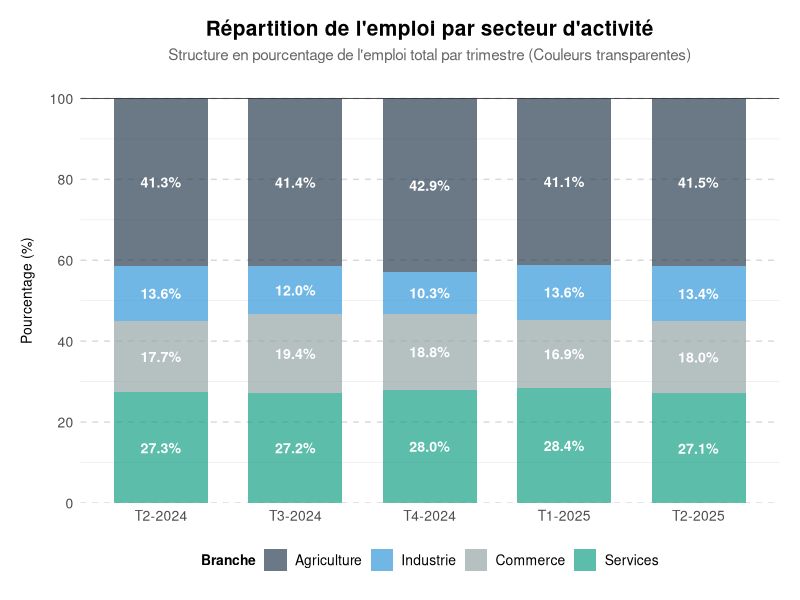

Source code (R):
# =======================================================================
# 📊 GRAPHIQUE FINAL : Répartition de l'emploi (Barres empilées 100% transparentes)
# =======================================================================

# --- 1. Librairies ---
library(ggplot2)
library(tidyr)
library(dplyr)
library(scales) # Nécessaire pour ajuster la transparence (scales::alpha)

# --- 2. Données ---
emploi_secteur <- data.frame(
  Periode = factor(
    c("T2-2024", "T3-2024", "T4-2024", "T1-2025", "T2-2025"),
    levels = c("T2-2024", "T3-2024", "T4-2024", "T1-2025", "T2-2025")
  ),
  Agriculture = c(41.34, 41.38, 42.9, 41.06, 41.49),
  Industrie   = c(13.59, 11.99, 10.3, 13.59, 13.43),
  Commerce    = c(17.73, 19.38, 18.8, 16.95, 18.00),
  Services    = c(27.34, 27.25, 28.0, 28.39, 27.09)
)

# --- 3. Transformation des données pour ggplot2 ---

# Transformation en format long (uniquement nécessaire pour ggplot)
emploi_long <- emploi_secteur %>%
  pivot_longer(cols = -Periode, names_to = "Secteur", values_to = "Pourcentage")

# Définition de l'ordre d'empilement (du bas vers le haut)
emploi_long$Secteur <- factor(
  emploi_long$Secteur,
  levels = c("Agriculture", "Industrie", "Commerce", "Services")
)


# --- 4. Palette de Couleurs AVEC Transparence ---

# Palette de couleurs originales (codes hexadécimaux)
couleurs_secteurs_orig <- c(
  "Agriculture" = "#2C3E50", 
  "Industrie"   = "#3498DB", 
  "Commerce"    = "#95A5A6", 
  "Services"    = "#16A085"  
)

# Application de la transparence (alpha = 0.7 pour 70% d'opacité)
couleurs_transparentes <- scales::alpha(couleurs_secteurs_orig, alpha = 0.7)


# --- 5. Graphique ggplot2 ---
p <- ggplot(emploi_long, aes(x = Periode, y = Pourcentage, fill = Secteur)) +
  
  # Barres empilées (avec couleurs transparentes)
  geom_bar(stat = "identity", width = 0.7) +
  
  # Ligne de référence à 100%
  geom_hline(yintercept = 100, color = "gray20", linetype = "solid", linewidth = 0.3) +
  
  # Étiquettes de pourcentage (couleur blanche opaque pour la lisibilité)
  geom_text(
    aes(label = paste0(sprintf("%.1f", Pourcentage), "%")),
    position = position_stack(vjust = 0.5),
    size = 3.6,
    fontface = "bold",
    color = "white"
  ) +
  
  # Échelles et Labels
  scale_fill_manual(values = couleurs_transparentes) + # <-- Utilisation de la palette transparente
  scale_y_continuous(
    limits = c(0, 105),
    breaks = seq(0, 100, 20),
    expand = c(0, 0)
  ) +
  labs(
    title = "Répartition de l'emploi par secteur d'activité",
    subtitle = "Structure en pourcentage de l'emploi total par trimestre (Couleurs transparentes)",
    x = NULL,
    y = "Pourcentage (%)",
    fill = "Branche"
  ) +
  
  # Thème
  theme_minimal(base_family = "sans") +
  theme(
    plot.title = element_text(size = 15, face = "bold", hjust = 0.5),
    plot.subtitle = element_text(size = 11, color = "gray40", hjust = 0.5, margin = margin(b = 10)),
    legend.position = "bottom",
    legend.text = element_text(size = 10),
    legend.title = element_text(size = 10, face = "bold"),
    panel.grid.major.x = element_blank(),
    panel.grid.major.y = element_line(color = "gray85", linetype = "dashed"),
    axis.title.y = element_text(size = 10, margin = margin(r = 10)),
    axis.text = element_text(size = 10),
    plot.margin = margin(15, 15, 15, 15)
  )

# Affichage du graphique
print(p)
